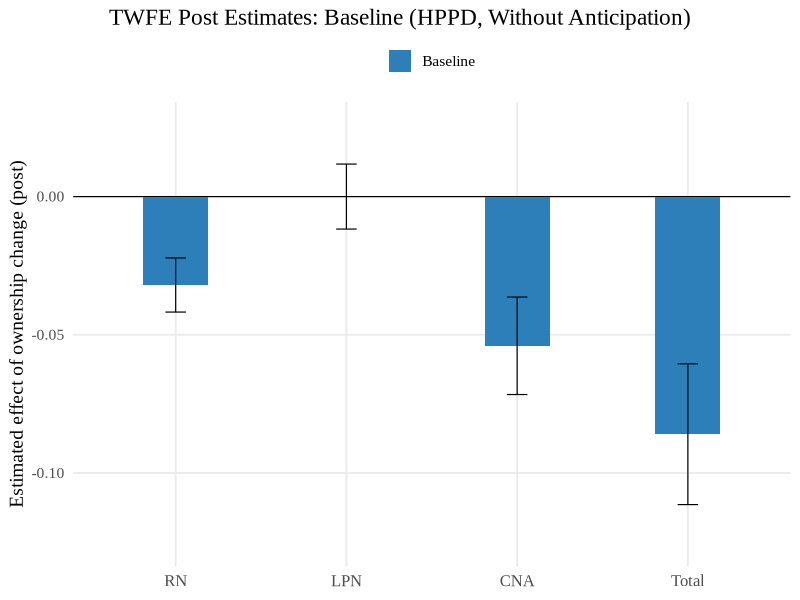
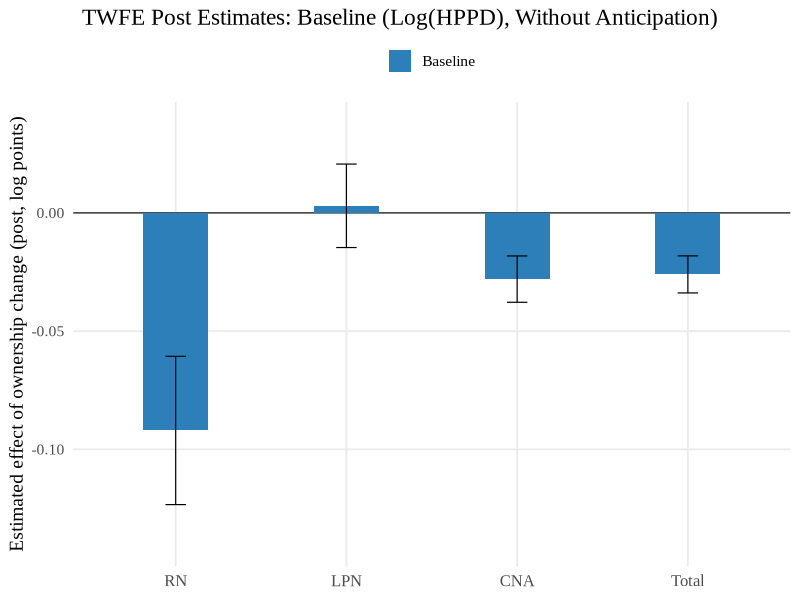
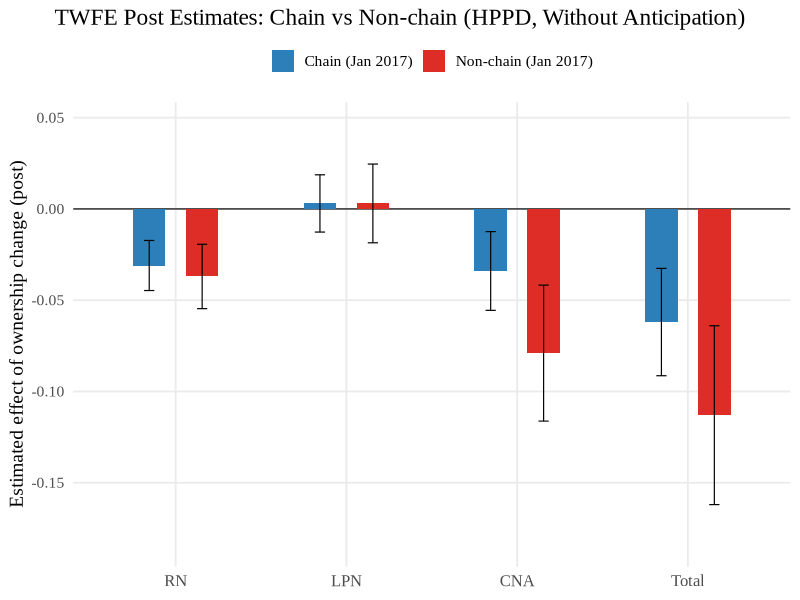
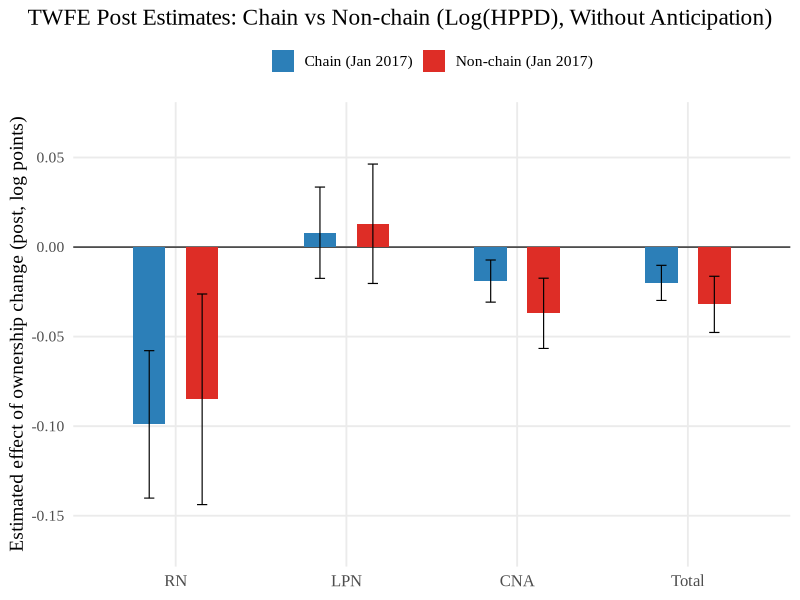
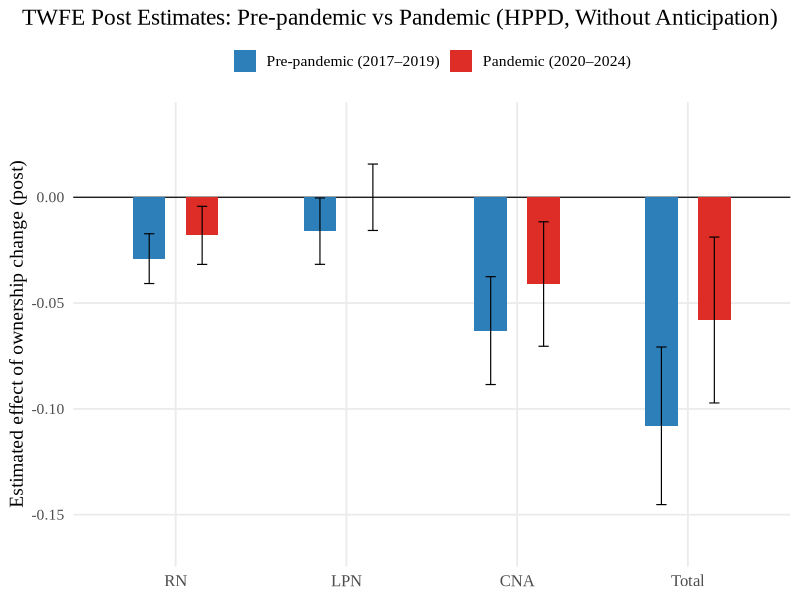
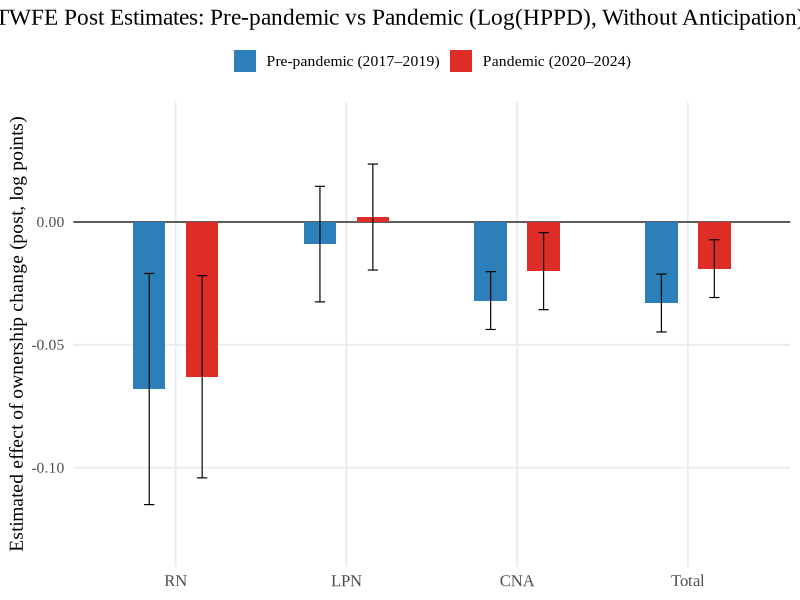

R code for these plots, in order:
suppressPackageStartupMessages({
  library(dplyr)
  library(ggplot2)
  library(scales)
  library(tibble)
})

OUT_DIR <- "C:/Repositories/white-bowblis-nhmc/presentation"
dir.create(OUT_DIR, recursive = TRUE, showWarnings = FALSE)

theme_set(theme_minimal(base_size = 14, base_family = "Times New Roman"))

# -----------------------------
# Helper: compute tight y-lims from 95% CI
# -----------------------------
tight_ylims <- function(df, pad_frac = 0.12) {
  lo <- min(df$estimate - 1.96 * df$se, na.rm = TRUE)
  hi <- max(df$estimate + 1.96 * df$se, na.rm = TRUE)
  rng <- hi - lo
  pad <- ifelse(rng == 0, 0.05, pad_frac * rng)
  c(lo - pad, hi + pad)
}

# -----------------------------
# Plot one panel (either HPPD or Log(HPPD))
#   PDF only (no PNG)
# -----------------------------
plot_twfe_bars_onepanel <- function(df, panel_keep,
                                    title, out_stub,
                                    ylab = "Estimated effect of ownership change (post)",
                                    bar_width = 0.38,
                                    dodge_width = 0.62,
                                    out_width = 10,
                                    out_height = 6.2,
                                    fill_values = c(
                                      "Pre-pandemic (2017–2019)" = "#2C7FB8",
                                      "Pandemic (2020–2024)"     = "#DE2D26",
                                      "Chain (Jan 2017)"         = "#2C7FB8",
                                      "Non-chain (Jan 2017)"     = "#DE2D26",
                                      "Baseline"                 = "#2C7FB8"
                                    )) {
  
  d <- df %>%
    filter(panel == panel_keep) %>%
    mutate(
      outcome = factor(outcome, levels = c("RN", "LPN", "CNA", "Total")),
      group   = if (is.character(group)) factor(group, levels = unique(group)) else group,
      ci_lo   = estimate - 1.96 * se,
      ci_hi   = estimate + 1.96 * se
    )
  
  yl <- tight_ylims(d)
  
  pal <- fill_values[names(fill_values) %in% as.character(unique(d$group))]
  
  p <- ggplot(d, aes(x = outcome, y = estimate, fill = group)) +
    geom_hline(yintercept = 0, linewidth = 0.4) +
    geom_col(position = position_dodge(width = dodge_width), width = bar_width) +
    geom_errorbar(
      aes(ymin = ci_lo, ymax = ci_hi),
      position = position_dodge(width = dodge_width),
      width = 0.12,
      linewidth = 0.4
    ) +
    scale_y_continuous(limits = yl, breaks = pretty_breaks(n = 6)) +
    scale_fill_manual(values = pal, drop = FALSE) +
    labs(x = NULL, y = ylab, title = title, fill = NULL) +
    theme(
      panel.grid.minor = element_blank(),
      legend.position  = "top",
      axis.text.x      = element_text(size = 12),
      plot.title       = element_text(hjust = 0.5),
      plot.title.position = "plot"
    )
  
  out_pdf <- file.path(OUT_DIR, paste0(out_stub, ".pdf"))
  ggsave(out_pdf, p, width = out_width, height = out_height, device = cairo_pdf)
  
  message("Saved:\n- ", normalizePath(out_pdf))
  invisible(p)
}

# ============================================================
# DATA (same numbers you already have)
# ============================================================

df_tab3 <- tribble(
  ~panel,      ~group,     ~outcome, ~estimate, ~se,
  "HPPD",      "Baseline", "RN",     -0.032,    0.005,
  "HPPD",      "Baseline", "LPN",      0.000,   0.006,
  "HPPD",      "Baseline", "CNA",     -0.054,   0.009,
  "HPPD",      "Baseline", "Total",   -0.086,   0.013,
  "Log(HPPD)", "Baseline", "RN",     -0.092,    0.016,
  "Log(HPPD)", "Baseline", "LPN",      0.003,   0.009,
  "Log(HPPD)", "Baseline", "CNA",     -0.028,   0.005,
  "Log(HPPD)", "Baseline", "Total",   -0.026,   0.004
)

df_tab5 <- tribble(
  ~panel,      ~group,                 ~outcome, ~estimate, ~se,
  "HPPD",      "Chain (Jan 2017)",     "RN",     -0.031,    0.007,
  "HPPD",      "Chain (Jan 2017)",     "LPN",      0.003,   0.008,
  "HPPD",      "Chain (Jan 2017)",     "CNA",     -0.034,   0.011,
  "HPPD",      "Chain (Jan 2017)",     "Total",   -0.062,   0.015,
  "HPPD",      "Non-chain (Jan 2017)", "RN",     -0.037,    0.009,
  "HPPD",      "Non-chain (Jan 2017)", "LPN",      0.003,   0.011,
  "HPPD",      "Non-chain (Jan 2017)", "CNA",     -0.079,   0.019,
  "HPPD",      "Non-chain (Jan 2017)", "Total",   -0.113,   0.025,
  "Log(HPPD)", "Chain (Jan 2017)",     "RN",     -0.099,    0.021,
  "Log(HPPD)", "Chain (Jan 2017)",     "LPN",      0.008,   0.013,
  "Log(HPPD)", "Chain (Jan 2017)",     "CNA",     -0.019,   0.006,
  "Log(HPPD)", "Chain (Jan 2017)",     "Total",   -0.020,   0.005,
  "Log(HPPD)", "Non-chain (Jan 2017)", "RN",     -0.085,    0.030,
  "Log(HPPD)", "Non-chain (Jan 2017)", "LPN",      0.013,   0.017,
  "Log(HPPD)", "Non-chain (Jan 2017)", "CNA",     -0.037,   0.010,
  "Log(HPPD)", "Non-chain (Jan 2017)", "Total",   -0.032,   0.008
)

df_tab4 <- tribble(
  ~panel,      ~group,                     ~outcome, ~estimate, ~se,
  "HPPD",      "Pre-pandemic (2017–2019)", "RN",     -0.029,    0.006,
  "HPPD",      "Pre-pandemic (2017–2019)", "LPN",    -0.016,    0.008,
  "HPPD",      "Pre-pandemic (2017–2019)", "CNA",    -0.063,    0.013,
  "HPPD",      "Pre-pandemic (2017–2019)", "Total",  -0.108,    0.019,
  "HPPD",      "Pandemic (2020–2024)",     "RN",     -0.018,    0.007,
  "HPPD",      "Pandemic (2020–2024)",     "LPN",      0.000,   0.008,
  "HPPD",      "Pandemic (2020–2024)",     "CNA",     -0.041,   0.015,
  "HPPD",      "Pandemic (2020–2024)",     "Total",   -0.058,   0.020,
  "Log(HPPD)", "Pre-pandemic (2017–2019)", "RN",     -0.068,    0.024,
  "Log(HPPD)", "Pre-pandemic (2017–2019)", "LPN",    -0.009,    0.012,
  "Log(HPPD)", "Pre-pandemic (2017–2019)", "CNA",    -0.032,    0.006,
  "Log(HPPD)", "Pre-pandemic (2017–2019)", "Total",  -0.033,    0.006,
  "Log(HPPD)", "Pandemic (2020–2024)",     "RN",     -0.063,    0.021,
  "Log(HPPD)", "Pandemic (2020–2024)",     "LPN",      0.002,   0.011,
  "Log(HPPD)", "Pandemic (2020–2024)",     "CNA",     -0.020,   0.008,
  "Log(HPPD)", "Pandemic (2020–2024)",     "Total",   -0.019,   0.006
) %>%
  mutate(group = factor(group, levels = c("Pre-pandemic (2017–2019)", "Pandemic (2020–2024)")))

# ============================================================
# MAKE PLOTS (two per table)
# ============================================================

plot_twfe_bars_onepanel(df_tab3, "HPPD",
                        title = "TWFE Post Estimates: Baseline (HPPD, Without Anticipation)",
                        out_stub = "twfe_post_baseline_hppd_bars"
)

plot_twfe_bars_onepanel(df_tab3, "Log(HPPD)",
                        title = "TWFE Post Estimates: Baseline (Log(HPPD), Without Anticipation)",
                        out_stub = "twfe_post_baseline_loghppd_bars",
                        ylab = "Estimated effect of ownership change (post, log points)"
)

plot_twfe_bars_onepanel(df_tab5, "HPPD",
                        title = "TWFE Post Estimates: Chain vs Non-chain (HPPD, Without Anticipation)",
                        out_stub = "twfe_post_chain_nonchain_hppd_bars"
)

plot_twfe_bars_onepanel(df_tab5, "Log(HPPD)",
                        title = "TWFE Post Estimates: Chain vs Non-chain (Log(HPPD), Without Anticipation)",
                        out_stub = "twfe_post_chain_nonchain_loghppd_bars",
                        ylab = "Estimated effect of ownership change (post, log points)"
)

plot_twfe_bars_onepanel(df_tab4, "HPPD",
                        title = "TWFE Post Estimates: Pre-pandemic vs Pandemic (HPPD, Without Anticipation)",
                        out_stub = "twfe_post_prepandemic_pandemic_hppd_bars"
)

plot_twfe_bars_onepanel(df_tab4, "Log(HPPD)",
                        title = "TWFE Post Estimates: Pre-pandemic vs Pandemic (Log(HPPD), Without Anticipation)",
                        out_stub = "twfe_post_prepandemic_pandemic_loghppd_bars",
                        ylab = "Estimated effect of ownership change (post, log points)"
)
